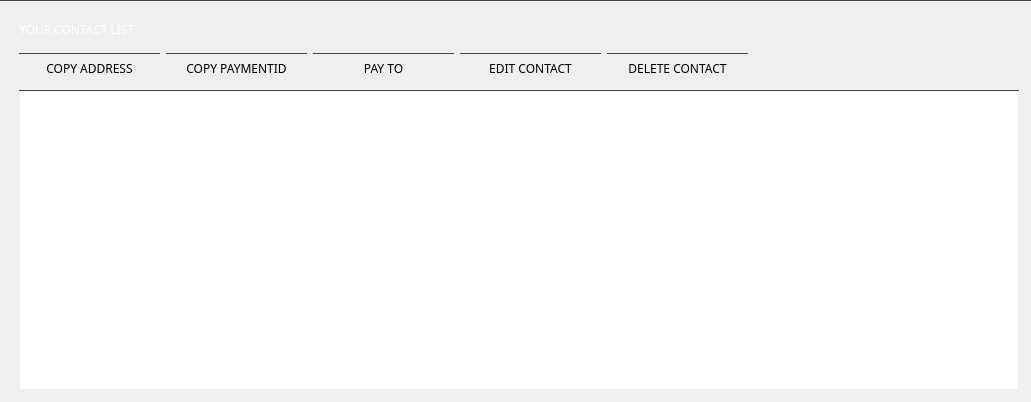
       <widget class="QGroupBox" name="addressBookBox">
        <property name="sizePolicy">
         <sizepolicy hsizetype="Expanding" vsizetype="Expanding">
          <horstretch>0</horstretch>
          <verstretch>0</verstretch>
         </sizepolicy>
        </property>
        <property name="styleSheet">
         <string notr="true">border-top: 1px solid #444;</string>
        </property>
        <property name="title">
         <string/>
        </property>
        <layout class="QGridLayout" name="gridLayout_7">
         <property name="leftMargin">
          <number>18</number>
         </property>
         <item row="0" column="0" colspan="2">
          <widget class="QLabel" name="title_addressBook">
           <property name="minimumSize">
            <size>
             <width>0</width>
             <height>35</height>
            </size>
           </property>
           <property name="font">
            <font>
             <family>Poppins</family>
            </font>
           </property>
           <property name="styleSheet">
            <string notr="true">color: #fff;
background: transparent;
border: none;
text-align: left;
</string>
           </property>
           <property name="text">
            <string>YOUR CONTACT LIST</string>
           </property>
          </widget>
         </item>
         <item row="1" column="0">
          <widget class="QPushButton" name="b1_copyAddressButton_2">
           <property name="sizePolicy">
            <sizepolicy hsizetype="Preferred" vsizetype="Preferred">
             <horstretch>0</horstretch>
             <verstretch>0</verstretch>
            </sizepolicy>
           </property>
           <property name="minimumSize">
            <size>
             <width>141</width>
             <height>30</height>
            </size>
           </property>
           <property name="maximumSize">
            <size>
             <width>16777215</width>
             <height>30</height>
            </size>
           </property>
           <property name="font">
            <font>
             <family>Poppins</family>
            </font>
           </property>
           <property name="styleSheet">
            <string notr="true">/* This button style is handled automatically by OverviewFrame:setStyles() (in OverviewFrame.cpp) */</string>
           </property>
           <property name="text">
            <string>COPY ADDRESS</string>
           </property>
          </widget>
         </item>
         <item row="1" column="1">
          <widget class="QPushButton" name="b1_copyPaymentIdButton">
           <property name="sizePolicy">
            <sizepolicy hsizetype="Preferred" vsizetype="Preferred">
             <horstretch>0</horstretch>
             <verstretch>0</verstretch>
            </sizepolicy>
           </property>
           <property name="minimumSize">
            <size>
             <width>141</width>
             <height>30</height>
            </size>
           </property>
           <property name="maximumSize">
            <size>
             <width>16777215</width>
             <height>30</height>
            </size>
           </property>
           <property name="font">
            <font>
             <family>Poppins</family>
            </font>
           </property>
           <property name="styleSheet">
            <string notr="true">/* This button style is handled automatically by OverviewFrame:setStyles() (in OverviewFrame.cpp) */</string>
           </property>
           <property name="text">
            <string>COPY PAYMENTID</string>
           </property>
          </widget>
         </item>
         <item row="1" column="2">
          <widget class="QPushButton" name="b1_payToButton">
           <property name="sizePolicy">
            <sizepolicy hsizetype="Preferred" vsizetype="Preferred">
             <horstretch>0</horstretch>
             <verstretch>0</verstretch>
            </sizepolicy>
           </property>
           <property name="minimumSize">
            <size>
             <width>141</width>
             <height>30</height>
            </size>
           </property>
           <property name="maximumSize">
            <size>
             <width>16777215</width>
             <height>30</height>
            </size>
           </property>
           <property name="font">
            <font>
             <family>Poppins</family>
            </font>
           </property>
           <property name="styleSheet">
            <string notr="true">/* This button style is handled automatically by OverviewFrame:setStyles() (in OverviewFrame.cpp) */</string>
           </property>
           <property name="text">
            <string>PAY TO</string>
           </property>
          </widget>
         </item>
         <item row="1" column="3">
          <widget class="QPushButton" name="b1_editAddressButton">
           <property name="sizePolicy">
            <sizepolicy hsizetype="Preferred" vsizetype="Preferred">
             <horstretch>0</horstretch>
             <verstretch>0</verstretch>
            </sizepolicy>
           </property>
           <property name="minimumSize">
            <size>
             <width>141</width>
             <height>30</height>
            </size>
           </property>
           <property name="maximumSize">
            <size>
             <width>16777215</width>
             <height>30</height>
            </size>
           </property>
           <property name="font">
            <font>
             <family>Poppins</family>
            </font>
           </property>
           <property name="styleSheet">
            <string notr="true">/* This button style is handled automatically by OverviewFrame:setStyles() (in OverviewFrame.cpp) */</string>
           </property>
           <property name="text">
            <string>EDIT CONTACT</string>
           </property>
          </widget>
         </item>
         <item row="1" column="4">
          <widget class="QPushButton" name="b1_deleteAddressButton">
           <property name="sizePolicy">
            <sizepolicy hsizetype="Preferred" vsizetype="Preferred">
             <horstretch>0</horstretch>
             <verstretch>0</verstretch>
            </sizepolicy>
           </property>
           <property name="minimumSize">
            <size>
             <width>141</width>
             <height>30</height>
            </size>
           </property>
           <property name="maximumSize">
            <size>
             <width>16777215</width>
             <height>30</height>
            </size>
           </property>
           <property name="font">
            <font>
             <family>Poppins</family>
            </font>
           </property>
           <property name="styleSheet">
            <string notr="true">/* This button style is handled automatically by OverviewFrame:setStyles() (in OverviewFrame.cpp) */</string>
           </property>
           <property name="text">
            <string>DELETE CONTACT</string>
           </property>
          </widget>
         </item>
         <item row="1" column="5">
          <widget class="QLabel" name="emptyLabelForAlignment">
           <property name="sizePolicy">
            <sizepolicy hsizetype="Expanding" vsizetype="Expanding">
             <horstretch>0</horstretch>
             <verstretch>0</verstretch>
            </sizepolicy>
           </property>
           <property name="minimumSize">
            <size>
             <width>0</width>
             <height>31</height>
            </size>
           </property>
           <property name="maximumSize">
            <size>
             <width>16777215</width>
             <height>50</height>
            </size>
           </property>
           <property name="sizeIncrement">
            <size>
             <width>0</width>
             <height>0</height>
            </size>
           </property>
           <property name="styleSheet">
            <string notr="true">border: none;</string>
           </property>
          </widget>
         </item>
         <item row="2" column="0" colspan="6">
          <widget class="QTreeView" name="m_addressBookView">
           <property name="minimumSize">
            <size>
             <width>1000</width>
             <height>300</height>
            </size>
           </property>
           <property name="styleSheet">
            <string notr="true"/>
           </property>
           <property name="sizeAdjustPolicy">
            <enum>QAbstractScrollArea::AdjustToContents</enum>
           </property>
           <property name="alternatingRowColors">
            <bool>false</bool>
           </property>
           <property name="indentation">
            <number>0</number>
           </property>
           <property name="rootIsDecorated">
            <bool>false</bool>
           </property>
           <property name="sortingEnabled">
            <bool>true</bool>
           </property>
           <attribute name="headerDefaultSectionSize">
            <number>150</number>
           </attribute>
           <attribute name="headerStretchLastSection">
            <bool>false</bool>
           </attribute>
          </widget>
         </item>
        </layout>
       </widget>
